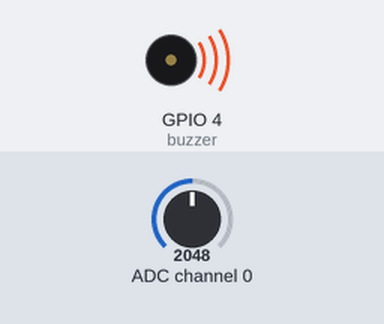
A program run on a simulated ESP32 board running MicroPython. Parts: buzzer (waves = sounding). The test bench sets the inputs (shaded band); at power-on: ADC channel 0 = 2048 (analog values on the 0–4095 scale). What the program prints to the serial console is not drawn.

Above: at 0.1 s.
Timing chart, 0 to 1.6 s (numbered marks = the images above):
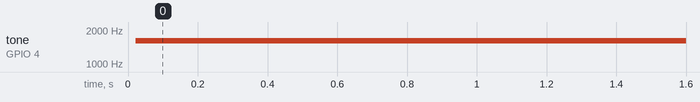

The program:

main.py
```python
from machine import Pin, I2C, PWM
from time import sleep_ms

i2c = I2C(0, scl=Pin(9), sda=Pin(8), freq=100000)

print(i2c.scan())

ADS_ADDR = 0x48

buzzer = PWM(Pin(4))
buzzer.duty_u16(0)

def write_config(channel=0):
    mux = 0x4000
    pga = 0x0200
    mode = 0x0100
    dr = 0x0080
    comp = 0x0003
    os = 0x8000
    config = os | mux | pga | mode | dr | comp
    i2c.writeto_mem(ADS_ADDR, 0x01, config.to_bytes(2, "big"))

def read_ads():
    write_config()
    sleep_ms(10)
    data = i2c.readfrom_mem(ADS_ADDR, 0x00, 2)
    value = int.from_bytes(data, "big")
    if value > 32767:
        value -= 65536
    return value

def map_value(x, in_min, in_max, out_min, out_max):
    if x < in_min:
        x = in_min
    if x > in_max:
        x = in_max
    return int((x - in_min) * (out_max - out_min) / (in_max - in_min) + out_min)

while True:
    valor = read_ads()
    frecuencia = map_value(valor, 0, 26400, 200, 3000)
    buzzer.freq(frecuencia)
    buzzer.duty_u16(32768)
    print(valor, frecuencia)
    sleep_ms(100)
```

Measured:
- by itself, tone on GPIO 4 (buzzer): silent → 1600 Hz at 0.02 s
